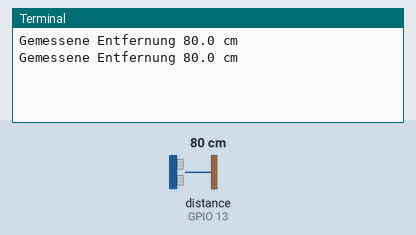
Simulated run of this program. Board: Raspberry Pi (BCM pin numbers). Shown: the last lines printed to the terminal. Inputs (shaded band) come from the test bench; at power-on: distance to the obstacle (sensor on GPIO 13) 80 cm. The echo pulse lasts 58.3 µs per cm; the clock reads 2024-03-15 10:24:30 at power-on unless the program sets it.

Above: at 1.2 s.
1.3 s: distance to the obstacle (sensor on GPIO 13) set to 2 cm
At 2.6 s:
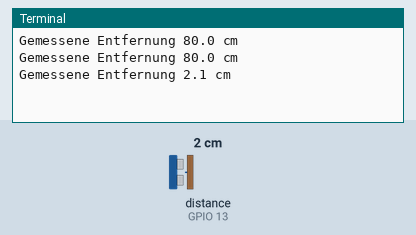
2.8 s: distance to the obstacle (sensor on GPIO 13) set to 4 cm
At 3.8 s:
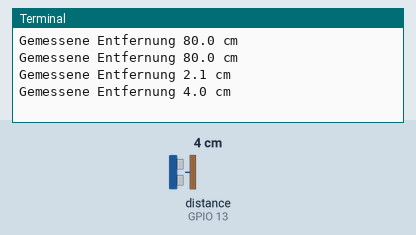
Timing chart, 0 to 5.8 s (numbered marks = the images above; inputs shaded):
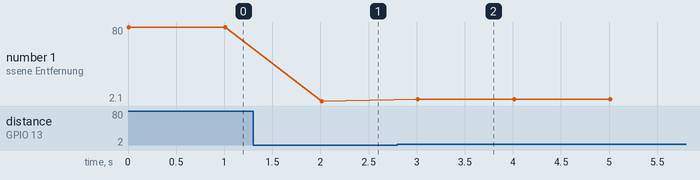

Measured:
- after the input at 1.3 s, the terminal: prints a new line after 0.71 s (image 1)
- after the input at 2.8 s, the terminal: prints a new line after 0.21 s (image 2)
- plotted number 1: 80 → 2.1 after the input at 1.3 s, 2.1 → 4 after the input at 2.8 s

The program:

ultraschallsensor_entfernung.py
```python
import RPi.GPIO as GPIO
import time

GPIO.setmode(GPIO.BCM)

GPIO_TRIGGER=12
GPIO_ECHO=13

GPIO.setup(GPIO_TRIGGER,GPIO.OUT)
GPIO.setup(GPIO_ECHO,GPIO.IN)

def distanz():
	GPIO.output(GPIO_TRIGGER,True)

	time.sleep(0.00001)
	GPIO.output(GPIO_TRIGGER,False)

	StartZeit=time.time()
	StopZeit=time.time()

	while GPIO.input(GPIO_ECHO) == 0:
		StartZeit=time.time()

	while GPIO.input(GPIO_ECHO) == 1:
		StopZeit=time.time()

	TimeElapsed=StopZeit-StartZeit
	distanz=(TimeElapsed*34300)/2

	return distanz

if __name__ == '__main__':
	try:
		while True:
			abstand=distanz()
			print("Gemessene Entfernung %.1f cm" % abstand)
			time.sleep(1)

	except KeyboardInterrupt:
		print("Messung vom User gestoppt")
		GPIO.cleanup()
```
